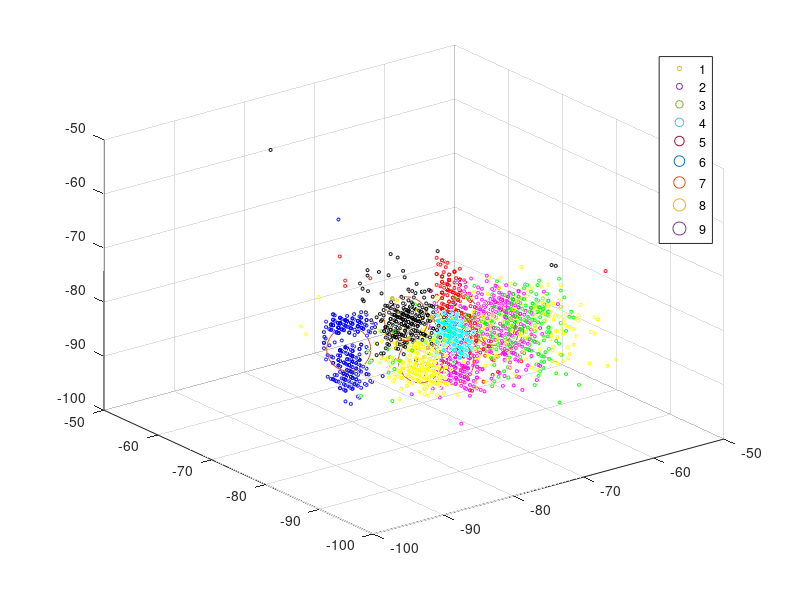

The MATLAB source for this figure:
close all
clear all
clc
data = csvread('Data.txt')
[m,n] = size(data)

x = zeros(m*n/3,1);
y = zeros(m*n/3,1);
z = zeros(m*n/3,1);
c = zeros(m*n/3,3);
cmap = [0 0 0;
    0 255 255;
    255 0 255;
    255 255 0;
    255 0 0;
    0 255 0;
    0 0 255;
    41 0 104;
    250 113 0
    ]

meanx = zeros(n/3,1);
meany = zeros(n/3,1);
meanz = zeros(n/3,1);

out = zeros(m*n/3,1);
for i = 1:n/3
    x(300*(i-1)+1:300*i) = data(:,(i-1)*3+1);
    y(300*(i-1)+1:300*i) = data(:,(i-1)*3+2);
    z(300*(i-1)+1:300*i) = data(:,(i-1)*3+3);
    
    for j = 1:300
        c(300*(i-1)+j,:) = cmap(i,:);
    end
    meanx(i) = mean(x(300*(i-1)+1:300*i))
    meany(i) = mean(y(300*(i-1)+1:300*i))
    meanz(i) = mean(z(300*(i-1)+1:300*i))
    out(300*(i-1)+1:300*i) = i
end

scatter3(x,y,z,5,c)
hold on
scatter3(meanx,meany,meanz,1000)
hold on

for loop = 1:9
  VectorOfHandles(loop) = scatter3(nan,nan,nan,loop*10,cmap(loop,:)/255);
end
legend(VectorOfHandles,{'1','2','3','4','5','6','7','8','9'});
hold off

M = [x y z]

csvwrite('TrainData.txt',M)
csvwrite('TrainOut.txt',out)
